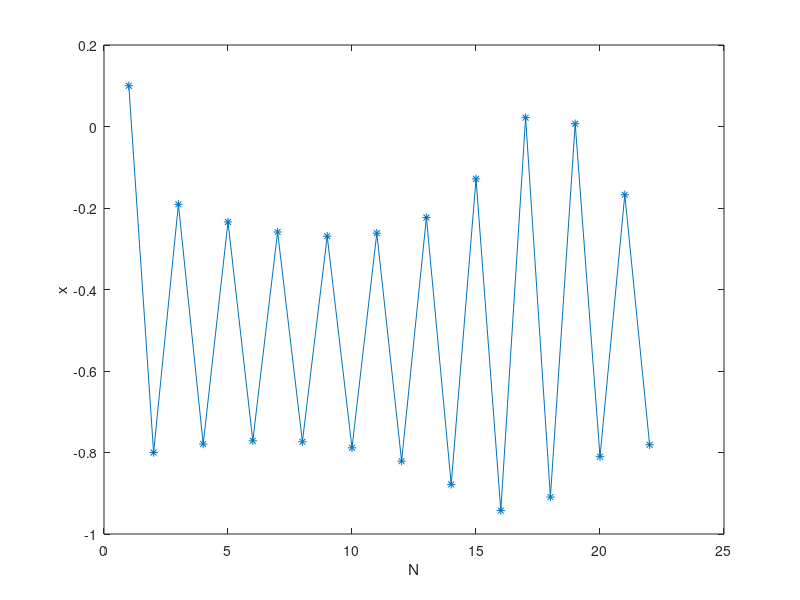
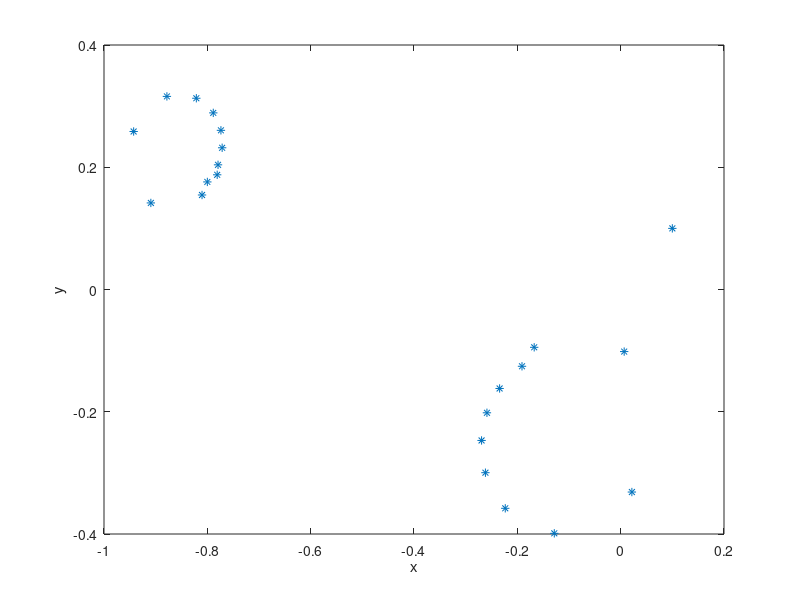
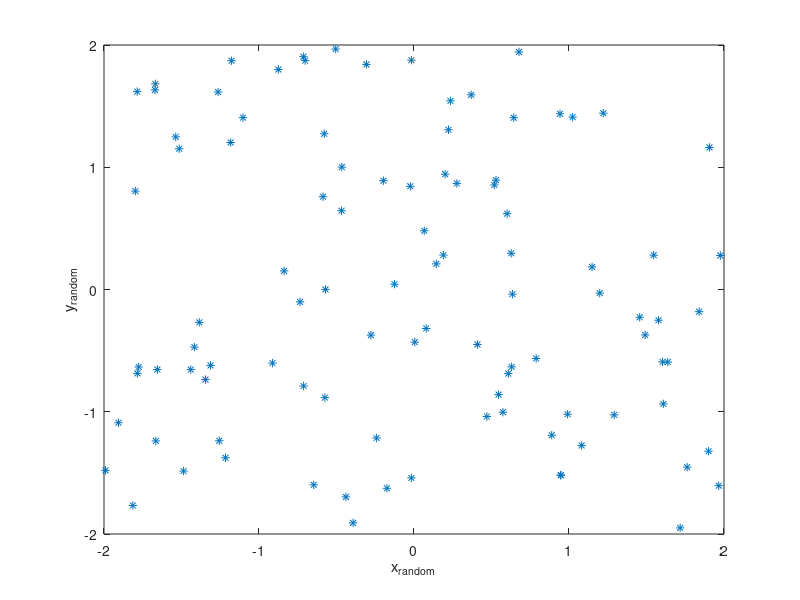
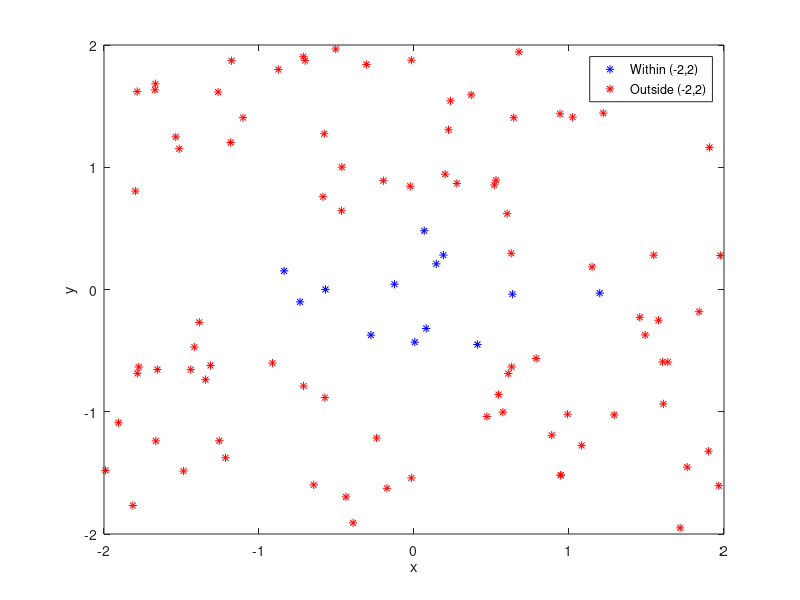

The MATLAB source for these figures, in order:
%% Day 2 of MCSB Bootcamp
% Julia Assignment
% Yueqi Ren
% 09/02/2020
c = -0.8;
d = 0.156;
N = 22; % total number of values
x = zeros(1,N);
y = zeros(1,N);

%% 1 a)
x(1)=0.1;
y(1)=0.1;
for i = 1:N-1
    x(i+1) = x(i)^2 - y(i)^2 + c;
    y(i+1) = 2*x(i)*y(i) + d;
end
% 1 b)
figure
plot(1:N, x, '*-')
xlabel('N')
ylabel('x')
% 1 c)
figure
plot(x, y, '*')
xlabel('x')
ylabel('y')
% 1 d)
NStartingPoints = 100;
points = -2 + (2+2)*rand(NStartingPoints,1);
% 1 e)
xpoints = -2 + (2+2)*rand(NStartingPoints,1);
ypoints = -2 + (2+2)*rand(NStartingPoints,1);

figure 
plot(xpoints, ypoints, '*')
xlabel('x_{random}')
ylabel('y_{random}')

%% 1 f)
x_random = zeros(100,N);
y_random = zeros(100,N);
x_random(:,1) = xpoints;
y_random(:,1) = ypoints;
for i = 1:N-1
    x_random(:,i+1) = x_random(:,i).^2 - y_random(:,i).^2 + c;
    y_random(:,i+1) = 2*x_random(:,i).*y_random(:,i) + d;
end

%%
xwithin = x_random((abs(x_random(:,22).*y_random(:,22)) <= 4), 1);
ywithin = y_random((abs(y_random(:,22).*x_random(:,22)) <= 4), 1);
xoutside = x_random(~(abs(x_random(:,22).*y_random(:,22)) <= 4), 1);
youtside = y_random(~(abs(y_random(:,22).*x_random(:,22)) <= 4), 1);

figure
plot(xwithin, ywithin, '*b')
hold on
plot(xoutside, youtside, '*r')
xlabel('x')
ylabel('y')
legend({'Within (-2,2)', 'Outside (-2,2)'})